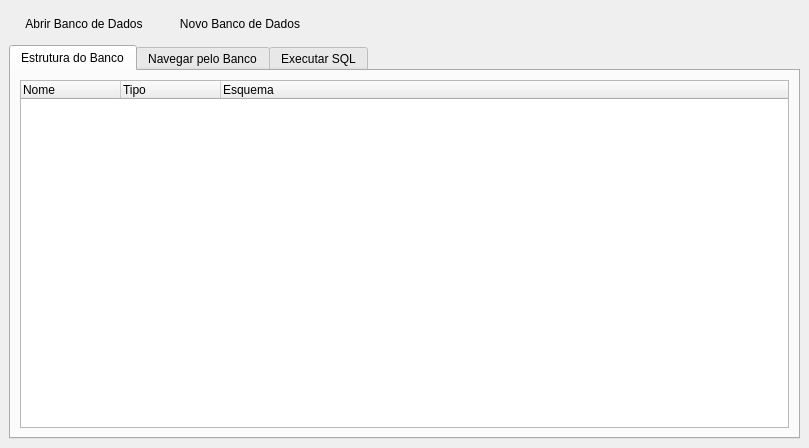
<?xml version="1.0" encoding="UTF-8"?>
<ui version="4.0">
 <class>SQLiteUi</class>
 <widget class="QMainWindow" name="SQLiteUi">
  <property name="geometry">
   <rect>
    <x>0</x>
    <y>0</y>
    <width>809</width>
    <height>448</height>
   </rect>
  </property>
  <property name="windowTitle">
   <string>SQLiteUi</string>
  </property>
  <widget class="QWidget" name="centralwidget">
   <layout class="QVBoxLayout" name="verticalLayout">
    <item>
     <layout class="QHBoxLayout" name="horizontalLayout">
      <item>
       <widget class="QPushButton" name="pushButton_open">
        <property name="minimumSize">
         <size>
          <width>150</width>
          <height>30</height>
         </size>
        </property>
        <property name="styleSheet">
         <string notr="true">/* Estilo inicial do botão */
QPushButton {
  border: none; /* Sem borda inicialmente */
}

/* Quando passa o mouse por cima */
QPushButton:hover {
  border: 1px solid gray; /* Borda preta */
background-color: rgb(222, 222, 222);	
}


</string>
        </property>
        <property name="text">
         <string>Abrir Banco de Dados</string>
        </property>
       </widget>
      </item>
      <item>
       <widget class="QPushButton" name="pushButton_2_new">
        <property name="minimumSize">
         <size>
          <width>150</width>
          <height>30</height>
         </size>
        </property>
        <property name="styleSheet">
         <string notr="true">/* Estilo inicial do botão */
QPushButton {
  border: none; /* Sem borda inicialmente */
}

/* Quando passa o mouse por cima */
QPushButton:hover {
  border: 1px solid gray; /* Borda preta */
background-color: rgb(222, 222, 222);	
}


</string>
        </property>
        <property name="text">
         <string>Novo Banco de Dados</string>
        </property>
       </widget>
      </item>
      <item>
       <spacer name="horizontalSpacer">
        <property name="orientation">
         <enum>Qt::Orientation::Horizontal</enum>
        </property>
        <property name="sizeHint" stdset="0">
         <size>
          <width>40</width>
          <height>20</height>
         </size>
        </property>
       </spacer>
      </item>
     </layout>
    </item>
    <item>
     <widget class="QTabWidget" name="tabWidget_paginas">
      <property name="currentIndex">
       <number>0</number>
      </property>
      <widget class="QWidget" name="tab">
       <attribute name="title">
        <string>Estrutura do Banco</string>
       </attribute>
       <layout class="QHBoxLayout" name="horizontalLayout_3">
        <item>
         <widget class="QTreeWidget" name="treeWidget">
          <column>
           <property name="text">
            <string>Nome</string>
           </property>
          </column>
          <column>
           <property name="text">
            <string>Tipo</string>
           </property>
          </column>
          <column>
           <property name="text">
            <string>Esquema</string>
           </property>
          </column>
         </widget>
        </item>
       </layout>
      </widget>
      <widget class="QWidget" name="Navegar">
       <property name="layoutDirection">
        <enum>Qt::LayoutDirection::LeftToRight</enum>
       </property>
       <attribute name="title">
        <string>Navegar pelo Banco</string>
       </attribute>
       <layout class="QHBoxLayout" name="horizontalLayout_2">
        <item>
         <layout class="QVBoxLayout" name="verticalLayout_3">
          <item>
           <layout class="QHBoxLayout" name="horizontalLayout_4">
            <item>
             <widget class="QLabel" name="label">
              <property name="text">
               <string>Tabela:</string>
              </property>
             </widget>
            </item>
            <item>
             <widget class="QComboBox" name="comboBox">
              <property name="minimumSize">
               <size>
                <width>100</width>
                <height>0</height>
               </size>
              </property>
             </widget>
            </item>
            <item>
             <spacer name="horizontalSpacer_2">
              <property name="orientation">
               <enum>Qt::Orientation::Horizontal</enum>
              </property>
              <property name="sizeHint" stdset="0">
               <size>
                <width>40</width>
                <height>20</height>
               </size>
              </property>
             </spacer>
            </item>
           </layout>
          </item>
          <item>
           <widget class="QTableWidget" name="tableWidget_2"/>
          </item>
         </layout>
        </item>
       </layout>
      </widget>
      <widget class="QWidget" name="tab_3">
       <attribute name="title">
        <string>Executar SQL</string>
       </attribute>
       <layout class="QVBoxLayout" name="verticalLayout_2">
        <item>
         <layout class="QHBoxLayout" name="horizontalLayout_5">
          <item>
           <widget class="QLabel" name="label_2">
            <property name="text">
             <string>Executar</string>
            </property>
           </widget>
          </item>
          <item>
           <widget class="QPushButton" name="pushButton">
            <property name="text">
             <string/>
            </property>
           </widget>
          </item>
          <item>
           <spacer name="horizontalSpacer_3">
            <property name="orientation">
             <enum>Qt::Orientation::Horizontal</enum>
            </property>
            <property name="sizeHint" stdset="0">
             <size>
              <width>40</width>
              <height>20</height>
             </size>
            </property>
           </spacer>
          </item>
         </layout>
        </item>
        <item>
         <widget class="QTextEdit" name="textEdit"/>
        </item>
        <item>
         <widget class="QTableWidget" name="tableWidget"/>
        </item>
       </layout>
      </widget>
     </widget>
    </item>
   </layout>
  </widget>
 </widget>
 <resources/>
 <connections/>
</ui>
